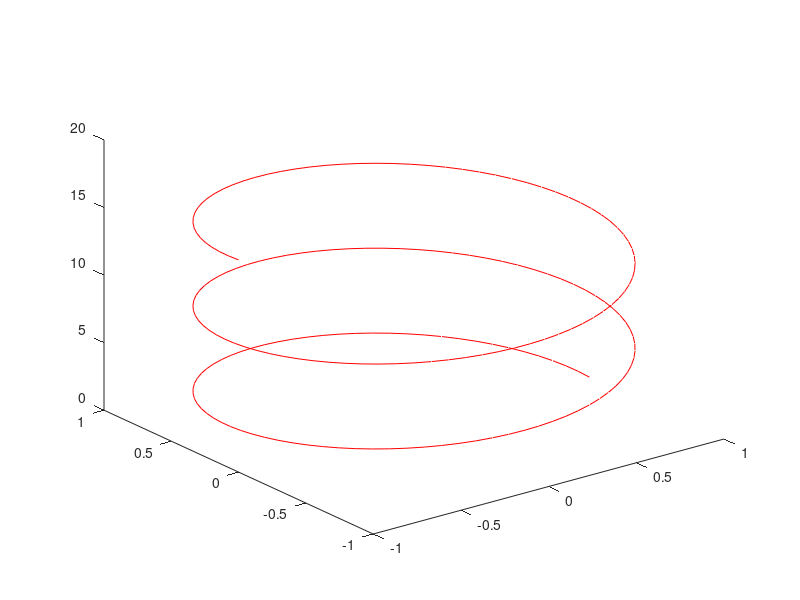

The MATLAB script that drew this image:
function result = test_plot3_001
result = false;
a = figure;
t = linspace(0,5*pi,200);
plot3(cos(t),sin(t),t,'r');
drawnow;
close(a);
result = true;
